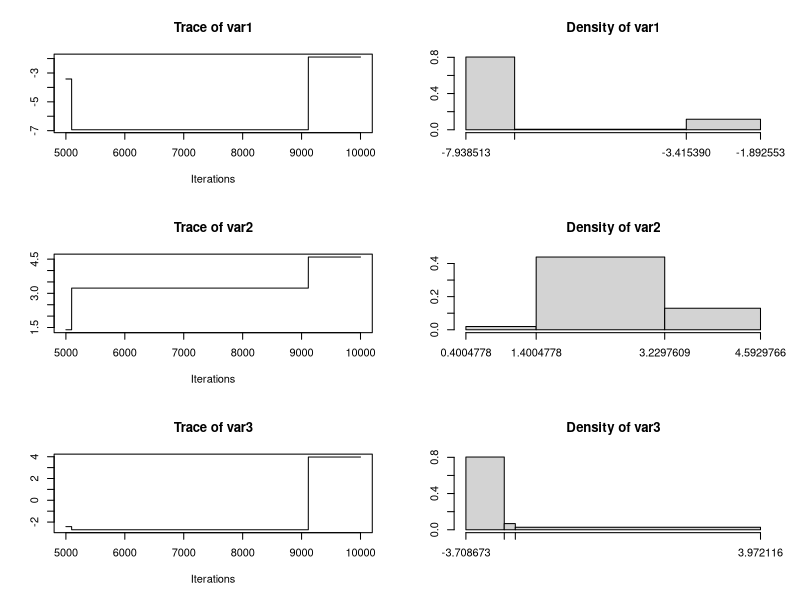
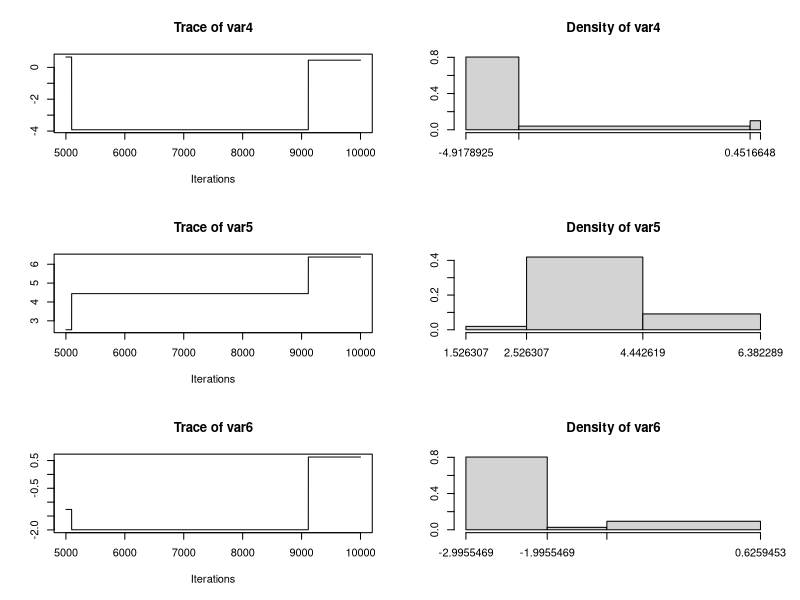

Reproduce these figures in R, in order.
#Compare perfomance of 6 tennis players in doubles matches.
teams=as.matrix(read.table("teams.txt"))
outcomes=read.table("outcomes.txt")
g<-function(x) { 1/(1+exp(-x)) }

pi<-function(skill) {  #Calculate the prior*likelihood, up to a constant.
  x=rowSums(teams %*% skill)  #Calculate the parameter to the function g.
  exp(-sum(skill**2)/8)*prod(ifelse(outcomes==1,g(x),1-g(x)))
}

skill=c(0,0,0,0,0,0)                        #Initial value of the Markov chain.
thinning=1                                  #The amount of thinning to do
iterations=1e+04                             #The number of iterations
burn_in=5000                                   #The burn-in length
n0=max(burn_in %/% thinning,1)
n1=iterations %/% thinning
mc_output=matrix(nrow=n1-n0+1,ncol=6)       #Make space for the output

for (i in 0:n1) {
  if (i>=n0) mc_output[i-n0+1,]=skill
  for (j in 1:thinning) {
    skill_=rnorm(6,0,10)
    alpha=min(1,pi(skill_)/pi(skill)*exp(sum(skill_**2-skill**2)/(2*10**2)))
    if ( runif(1) < alpha ) skill=skill_}}

library(coda)
png("mcmc_p2_%1d.png")
x<-mcmc(mc_output,start=n0*thinning,thin=thinning)
plot(x)
summary(x)

